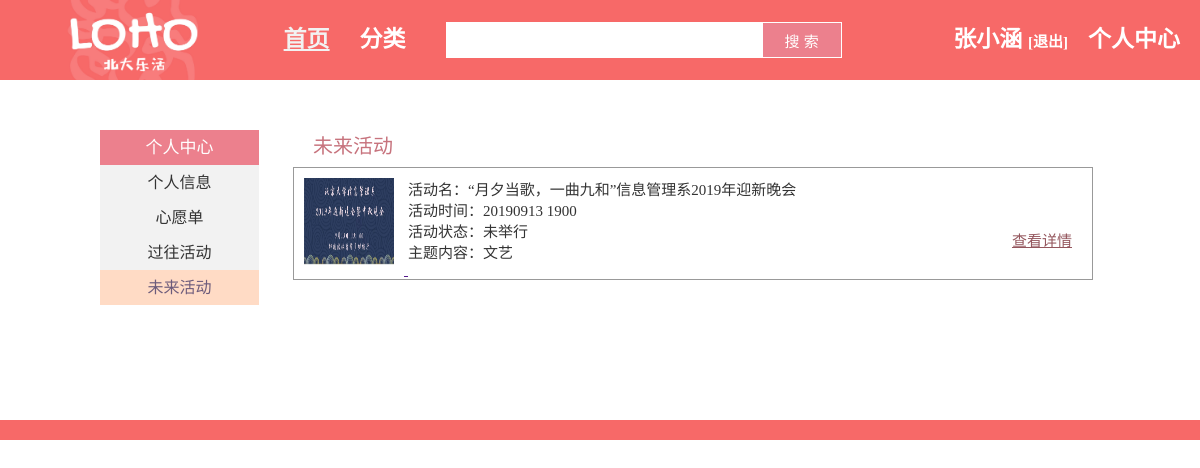
Screenshot of /user_center_future.php (signed in) with the database file from the repository.
### tables this page shows
CREATE TABLE `applied_act` (
  `user_name` varchar(255) DEFAULT NULL,
  `applied_act_id` int(11) DEFAULT NULL
);

CREATE TABLE `act_info` (
  `act_id` int(20) NOT NULL,
  `act_name` varchar(255) DEFAULT NULL,
  `act_type` varchar(255) DEFAULT NULL,
  `act_intro` varchar(10000) DEFAULT NULL,
  `act_score` float DEFAULT NULL,
  `act_first_day` date DEFAULT NULL,
  `act_time` varchar(255) DEFAULT NULL,
  `act_place` varchar(255) DEFAULT NULL,
  `need_apply` varchar(255) DEFAULT NULL,
  `in_pku` varchar(255) DEFAULT NULL,
  `in_thu` varchar(255) DEFAULT NULL,
  `in_beijing` varchar(255) DEFAULT NULL,
  `doc_path` varchar(255) DEFAULT NULL,
  `update_freq` varchar(255) DEFAULT NULL,
  `ord_website` varchar(255) DEFAULT NULL,
  PRIMARY KEY (`act_id`) USING BTREE
);

CREATE TABLE `act_subject` (
  `act_id` int(11) DEFAULT NULL,
  `act_subject` varchar(255) DEFAULT NULL
);

### user_center_future.php (the view, shortened to what this page needs)
<!DOCTYPE html>
<html lang="zh-CN">
<head>
    <link rel="stylesheet" href="global_navigation.css">
    <link rel="stylesheet" href="footer.css">
    <link rel="stylesheet" href="user_side_nav.css">
    <link rel="stylesheet" href="user_center_collection.css">
</head>
<body>
    <nav class="global-nav">
        <a href="index.html" id="global-nav-logo">
            <img src="img/logo.png" height="100%">
        </a>
        <div class="nav-item left-nav-item active">
            <a href="index.html">首页</a>
        </div>
        <div class="nav-item left-nav-item">
            <a href="activity_list.php">分类</a>
        </div>
        <div class="search-bar">
            <form action="activity_list.php" method="get">
                <input type="text" name="query">
                <button type="submit">搜&nbsp;索</button>
            </form>
        </div>
        <?php
        if (isset($_COOKIE['username'])) {
            echo '
            <div class="nav-item right-nav-item">
                <a href="user_center_userinfo.php">个人中心</a>
            </div>
            <div class="nav-item right-nav-item">
                <b>' . $_COOKIE['usernickname'] . '</b>
                <span class="logout-button"><a href="do_logout.php">[退出]</a></span>
            </div>';
        }
        ?>
    </nav>
    <div class="fix"></div>
    <div class="main-container">
        <div class="side-nav">
            <div class="side-nav-header">个人中心</div>
            <div class="side-nav-modules">
                <ul class="module-list">
                    <a href="user_center_userinfo.html">
                        <li class="module-item">个人信息</li>
                    </a>
                    <a href="user_center_collection.php">
                        <li class="module-item">心愿单</li>
                    </a>
                    <a href="user_center_past.php">
                        <li class="module-item">过往活动</li>
                    </a>
                    <a href="user_center_future.php">
                        <li class="module-item active">未来活动</li>
                    </a>
                </ul>
            </div>
        </div>
        <div class="right-area">
            <div class="right-section">
                <h1>未来活动</h1>
                <div class="collection-items">
                    <?php
                    $dbc = mysqli_connect(DB_HOST, DB_USER, DB_PASS, DB_NAME);
                    $sqlstr = 'SELECT * FROM applied_act, act_info, act_subject WHERE applied_act.applied_act_id = act_info.act_id AND act_info.act_first_day > curdate() AND act_subject.act_id = act_info.act_id AND applied_act.user_name = "' . $_COOKIE['username'] . '"';
                    $result = mysqli_query($dbc, $sqlstr);
                    while ($row = mysqli_fetch_array($result)) {
                        create_item($dbc, $row);
                    }
                    function create_item($dbc, $row)
                    {
                        $act_id = $row['act_id'];
                        $act_name = $row['act_name'];
                        $act_time = $row['act_time'];
                        $act_theme = $row['act_subject'];
                        $current_act_status = "未举行";
                        echo '
                    <div class="collection-item">
                        <a href="">
                            <img src="pic/' . $act_id . '.png" alt="' . $act_name . '">
                            <div class="activity-info">
                                <div class="info-item">活动名：' . $act_name . '</div>
                                <div class="info-item">活动时间：' . $act_time . '</div>
                                <div class="info-item">活动状态：' . $current_act_status . '</div>
                                <div class="info-item">主题内容：' . $act_theme . '</div>
                            </div>
                        </a>
                        <div class="activity-options"><br><br><br>';
                        echo '<div><a href="" class="activity-option">查看详情</a></div>
                        </div>
                    </div>';
                    }
                    ?>
                </div>
            </div>
        </div>
    </div>
    <div class="footer"></div>
</body>
</html>

### global_navigation.css (style rules this page uses)
body { margin: 0; font-family: PingFangSC; }
.global-nav { width: 100%; height: 80px; background-color: #f76968; margin: 0; position: fixed; top: 0; z-index: 9999; }
.global-nav #global-nav-logo { float: left; height: 100%; margin-left: 40px; margin-right: 30px; }
.global-nav .nav-item { color: #ffffff; font-size: 23px; line-height: 80px; }
.global-nav .nav-item a { color: #ffffff; text-decoration-line: none; font-weight:bold; }
.global-nav .nav-item b { color: #ffffff; text-decoration-line: none; font-weight:bold; }
.global-nav .nav-item.left-nav-item { float: left; margin-left: 30px; }
.global-nav .nav-item.left-nav-item.active a { color: #F2F2F2; text-decoration-line: underline; }
.global-nav .nav-item.right-nav-item { float: right; margin-right: 20px; }
.global-nav .nav-item.right-nav-item .logout-button { font-size: 15px; }
.global-nav .search-bar { font-size: 0; line-height: 80px; float: left; margin-left: 40px; }
.global-nav .search-bar input { height: 30px; vertical-align: middle; width: 300px; border-color: #ffffff; border-width: 2px; border-style: solid; font-size: 15px; padding-left: 10px; }
.global-nav .search-bar button { height: 36px; vertical-align: middle; width: 80px; font-size: 15px; color: #ffffff; background-color: #ec808d; border-color: #ffffff; border-width: 0.5px; border-style: solid; }
.fix { height: 80px; width: 100%; }

### footer.css (style rules this page uses)
.footer { height: 20px; width: 100%; background-color: #f76968; margin-top: 50px; margin-bottom: 0px; float: left; }

### user_side_nav.css (style rules this page uses)
.side-nav { width: 159px; display: inline-block; }
.side-nav .side-nav-header { line-height: 35px; font-size: 17px; color: #FFFFFF; background-color: #ec808d; text-align: center; }
.side-nav .side-nav-modules { line-height: 35px; font-size: 16px; }
.side-nav .side-nav-modules .module-list { margin: 0; padding: 0; list-style-type: none; }
.side-nav .side-nav-modules .module-list a { color: #333333; text-decoration-line: none; }
.side-nav .side-nav-modules .module-list .module-item { text-align: center; background-color: #F2F2F2; }
.side-nav .side-nav-modules .module-list .module-item.active { background-color: #FFDBC5; color: #6C5B7B; }

### user_center_collection.css (style rules this page uses)
.main-container { width: 1000px; margin: auto; padding-top: 50px; padding-bottom: 50px; }
.right-area { display: inline-block; width: 800px; vertical-align: top; margin-left: 30px; }
.right-area h1 { color: #C7737D; font-size: 20px; margin-top: 0; margin-bottom: 8px; padding-left: 20px; font-weight: 500; }
.right-section { margin-bottom: 40px; }
.collection-items .collection-item { border-style: solid; border-width: 1px; border-color: #999999; }
.collection-items .collection-item img { width: 90px; height: 87px; margin: 10px 10px 10px 10px; display: inline-block; }
.collection-items .collection-item .activity-info { display: inline-block; vertical-align: top; margin-top: 10px; font-size: 15px; color: #333333; }
.collection-items .collection-item .activity-options { margin-top: 10px; margin-right: 20px; float: right; font-size: 15px; }
.collection-items .collection-item .activity-options div { display: inline-block; margin-left: 20px; }
.collection-items .collection-item .activity-options a { color: #94565D; }

### rows the page displays
applied_act: act_info.act_name "“月夕当歌，一曲九和”信息管理系2019年迎新晚会", act_info.act_time "20190913 1900", act_subject.act_subject "文艺"

### other values shown
$_COOKIE['usernickname'] "张小涵"
